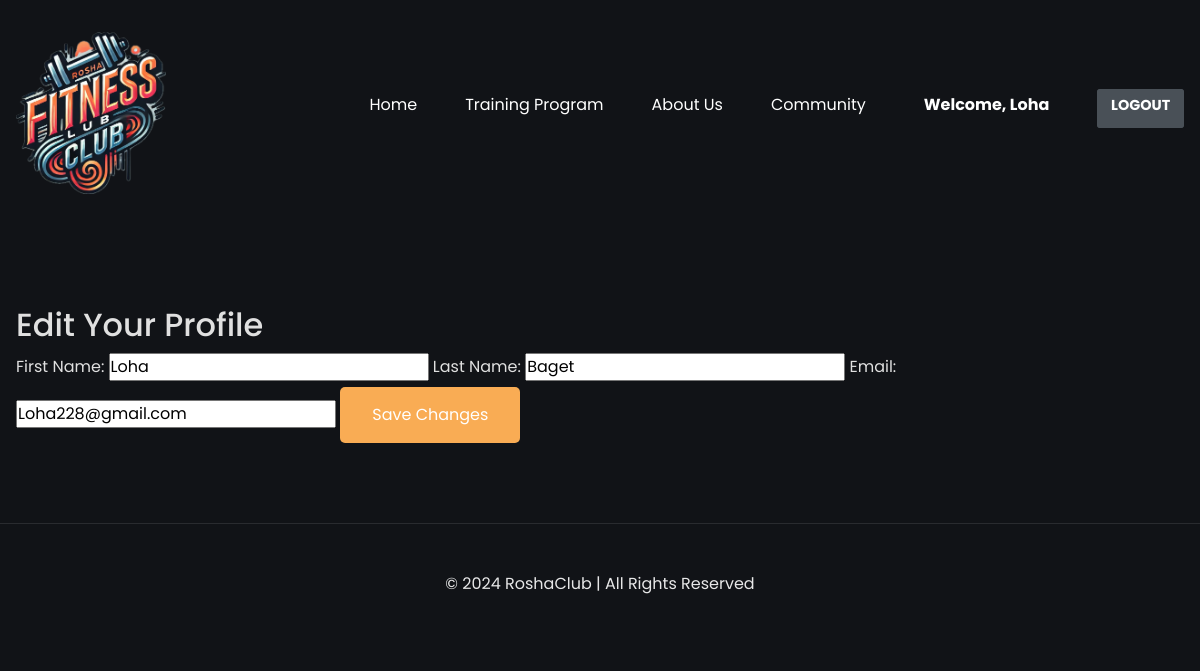
Screenshot of /gym/profile/edit/ (signed in) with the database file from the repository.
### gym/models.py (models this page shows)
class User(AbstractUser):
    pass

### gym/views.py (the view, shortened to what this page needs)
# urls.py: path('profile/edit/', views.edit_profile_view, name='edit_profile'),
@login_required
def edit_profile_view(request):
    user = request.user
    return render(request, 'gym/edit_profile.html', {'user': user})

### gym/templates/gym/edit_profile.html (shortened to what this page needs)
{% extends "gym/layout.html" %}
{% block content %}
<section class="section__container">
    <h2>Edit Your Profile</h2>
    <form method="POST">
        <label for="first_name">First Name:</label>
        <input type="text" name="first_name" id="first_name" value="{{ user.first_name }}" required>
        <label for="last_name">Last Name:</label>
        <input type="text" name="last_name" id="last_name" value="{{ user.last_name }}" required>
        <label for="email">Email:</label>
        <input type="email" name="email" id="email" value="{{ user.email }}" required>
        <button type="submit" class="btn">Save Changes</button>
    </form>
</section>
{% endblock %}

### gym/templates/gym/layout.html (shortened to what this page needs)
{% load static %}
<!DOCTYPE html>
<html lang="uk">
<head>
        <link href="https://cdn.jsdelivr.net/npm/remixicon@3.4.0/fonts/remixicon.css" rel="stylesheet" />
        <link href="https://stackpath.bootstrapcdn.com/bootstrap/4.4.1/css/bootstrap.min.css" rel="stylesheet">
        <link href="https://cdn.jsdelivr.net/npm/@fortawesome/fontawesome-free/css/all.min.css" rel="stylesheet">
    <link rel="stylesheet" href="{% static 'gym/styles.css' %}" />
</head>
<body>
    <nav>
        <div class="nav__logo">
            <a href="#"><img src="{% static 'gym/assets/logo1.PNG' %}" alt="logo" /></a>
        </div>
        <ul class="nav__links">
            <li class="link"><a href="{% url 'index' %}">Home</a></li>
            <li class="link">
                {% if user.is_authenticated %}
                    <a href="{% url 'training_programs' %}">Training Program</a>
                {% else %}
                    <a href="{% url 'login' %}">Training Program</a>
                {% endif %}
            </li>
            <li class="link"><a href="{% url 'about_us' %}">About Us</a></li>
            <li class="link"><a href="{% url 'community' %}">Community</a></li>
            {% if user.is_authenticated %}
                <li class="link nav__username">
                    <a href="{% url 'profile' %}">Welcome, {{ user.username }}</a>
                </li>
                <li class="link "><a href="{% url 'logout' %}" class="auth-btn logout-btn">Logout</a></li>
            {% else %}
                <li class="link"><a href="{% url 'login' %}" class="auth-btn login-btn">Login</a></li>
            {% endif %}
        </ul>
    </nav>
    {% block content %}{% endblock %}
    <footer class="footer">
        <div class="footer__content">
            <div class="footer__links">
                <p>© 2024 RoshaClub | All Rights Reserved</p>
            </div>
        </div>
    </footer>
</body>
</html>

### gym/static/gym/styles.css (style rules this page uses)
:root { --primary-color: #111317; --primary-color-light: #1f2125; --primary-color-extra-light: #35373b; --secondary-color: #f9ac54; --secondary-color-dark: #d79447; --text-light: #d1d5db; --white: #ffffff; --max-width: 1200px; }
* { padding: 0; margin: 0; box-sizing: border-box; }
.section__container { max-width: var(--max-width); margin: auto; padding: 5rem 1rem; }
.btn { padding: 1rem 2rem; outline: none; border: none; font-size: 1rem; color: var(--white); background-color: var(--secondary-color); border-radius: 5px; cursor: pointer; transition: 0.3s; }
img { width: 100%; display: flex; }
a { text-decoration: none; }
nav { max-width: var(--max-width); margin: auto; padding: 2rem 1rem; display: flex; align-items: center; justify-content: space-between; gap: 2rem; }
.nav__logo { max-width: 150px; }
.nav__links { list-style: none; display: flex; align-items: center; gap: 3rem; }
.link a { position: relative; padding-bottom: 0.75rem; color: var(--white); }
.link a::after { content: ""; position: absolute; height: 2px; width: 0; left: 0; bottom: 0; background-color: var(--secondary-color); transition: 0.3s; }
.footer { display: flex; flex-direction: column; align-items: center; justify-content: center; text-align: center; padding: 2rem; }
html { scroll-behavior: smooth; }
.footer { background: none; color: #fff; padding: 2rem; text-align: center; border-top: 1px solid rgba(255, 255, 255, 0.1); }
.footer__content { max-width: 1200px; margin: 0 auto; }
.footer__links p { font-size: 1rem; margin-top: 1rem; opacity: 0.9; line-height: 1.5; }
body { font-family: "Poppins", sans-serif; background-color: var(--primary-color); color: #e0e0e0; scroll-behavior: smooth; }
.nav__username { font-weight: bold; font-size: 1rem; color: #333; margin-left: 10px; }
.auth-btn { padding: 0.3rem 0.8rem; font-weight: bold; text-transform: uppercase; border-radius: 3px; transition: background-color 0.3s ease, color 0.3s ease; font-size: 0.9rem; }
.logout-btn { background-color: #495057; color: #f8f9fa; border: 1px solid #495057; }

### rows the page displays
User: username "Loha", first_name "Loha", last_name "Baget", email "Loha228@gmail.com"
